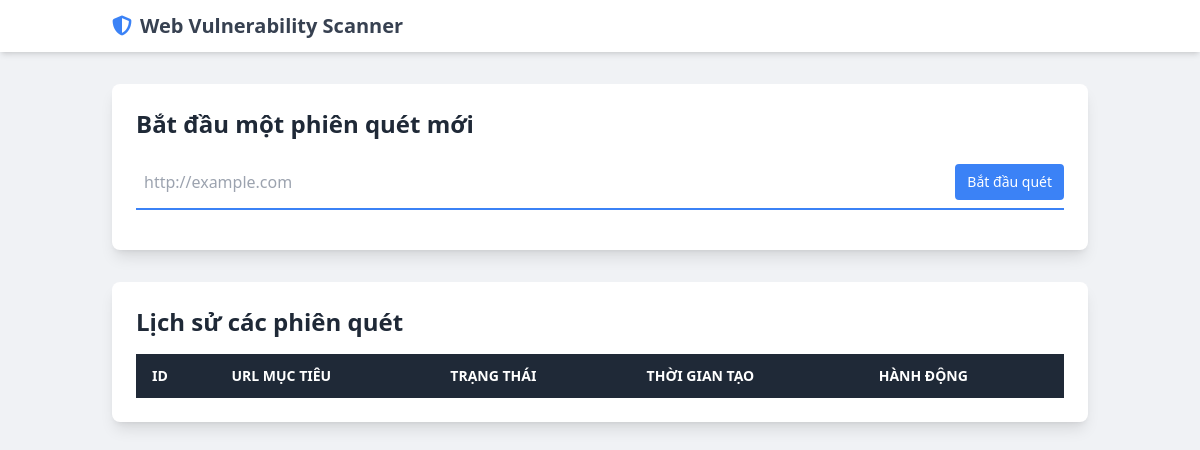
Before: / with the older database file.
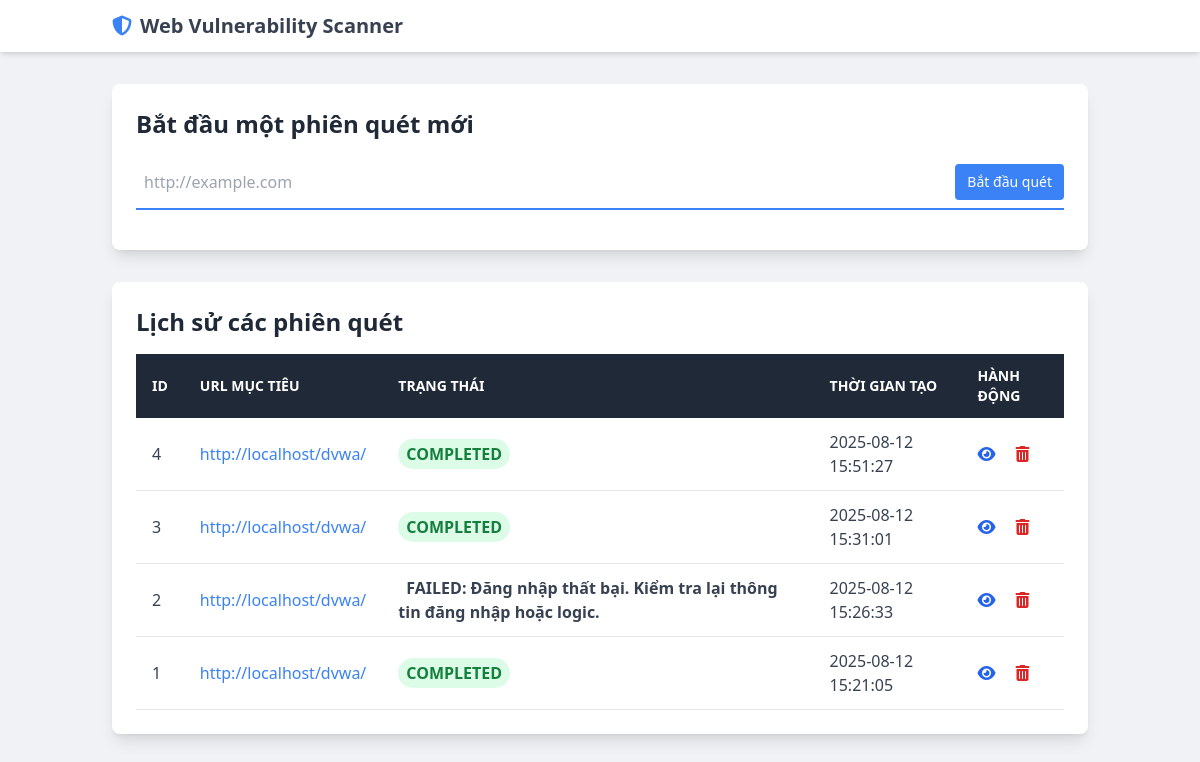
After: the same page with the newer database file.
### app.py (models this page shows, shortened)
class Scan(db.Model):
    id = db.Column(db.Integer, primary_key=True)
    target_url = db.Column(db.String(500), nullable=False)
    status = db.Column(db.String(255), default='PENDING', nullable=False)
    created_at = db.Column(db.DateTime, server_default=db.func.now())
    vulnerabilities = db.relationship('Vulnerability', backref='scan', lazy='dynamic', cascade="all, delete-orphan")

### app.py (the view)
@app.route('/')
def index():
    scans = Scan.query.order_by(Scan.created_at.desc()).all()
    return render_template('index.html', scans=scans)

### templates/index.html (shortened to what this page needs)
{% extends 'layout.html' %}  {% block content %}
<div class="bg-white p-6 rounded-lg shadow-lg mb-8">
  <h1 class="text-2xl font-bold text-gray-800 mb-4">
    Bắt đầu một phiên quét mới
  </h1>
  <form id="scan-form">
    <div class="flex items-center border-b-2 border-blue-500 py-2">
      <input
        id="url-input"
        class="appearance-none bg-transparent border-none w-full text-gray-700 mr-3 py-1 px-2 leading-tight focus:outline-none"
        type="text"
        placeholder="http://example.com"
        aria-label="Target URL"
        required
      />
      <button
        class="flex-shrink-0 bg-blue-500 hover:bg-blue-700 border-blue-500 hover:border-blue-700 text-sm border-4 text-white py-1 px-2 rounded"
        type="submit"
      >
        Bắt đầu quét
      </button>
    </div>
  </form>
</div>
<div class="bg-white p-6 rounded-lg shadow-lg">
  <h2 class="text-2xl font-bold text-gray-800 mb-4">Lịch sử các phiên quét</h2>
  <div class="overflow-x-auto">
    <table class="min-w-full bg-white">
      <thead class="bg-gray-800 text-white">
        <tr>
          <th class="text-left py-3 px-4 uppercase font-semibold text-sm">
            ID
          </th>
          <th class="text-left py-3 px-4 uppercase font-semibold text-sm">
            URL Mục tiêu
          </th>
          <th class="text-left py-3 px-4 uppercase font-semibold text-sm">
            Trạng thái
          </th>
          <th class="text-left py-3 px-4 uppercase font-semibold text-sm">
            Thời gian tạo
          </th>
          <th class="text-left py-3 px-4 uppercase font-semibold text-sm">
            Hành động
          </th>
        </tr>
      </thead>
      <tbody id="scans-table-body" class="text-gray-700">
        {% for scan in scans %}
        <tr class="border-b" id="scan-row-{{ scan.id }}">
          <td class="py-3 px-4">{{ scan.id }}</td>
          <td class="py-3 px-4 truncate max-w-xs">
            <a
              href="{{ url_for('scan_details', scan_id=scan.id) }}"
              class="text-blue-500 hover:underline"
              >{{ scan.target_url }}</a
            >
          </td>
          <td class="py-3 px-4">
            <span
              id="status-{{ scan.id }}"
              class="px-2 py-1 font-semibold leading-tight rounded-full"
              data-status="{{ scan.status }}"
            >
              {{ scan.status }}
            </span>
          </td>
          <td class="py-3 px-4">
            {{ scan.created_at.strftime('%Y-%m-%d %H:%M:%S') }}
          </td>
          <td class="py-3 px-4">
            <a
              href="{{ url_for('scan_details', scan_id=scan.id) }}"
              class="text-blue-600 hover:text-blue-900 mr-4"
              ><i class="fas fa-eye"></i
            ></a>
            <form
              action="{{ url_for('delete_scan', scan_id=scan.id) }}"
              method="POST"
              class="inline-block"
              onsubmit="return confirm('Bạn có chắc muốn xóa phiên quét này?');"
            >
              <button type="submit" class="text-red-600 hover:text-red-900">
                <i class="fas fa-trash-alt"></i>
              </button>
            </form>
          </td>
        </tr>
        {% endfor %}
      </tbody>
    </table>
  </div>
</div>
{% endblock %}

### templates/layout.html (shortened to what this page needs)
<!DOCTYPE html>
<html lang="vi">
  <head>
    <script src="https://cdn.tailwindcss.com"></script>
    <link
      rel="stylesheet"
      href="https://cdnjs.cloudflare.com/ajax/libs/font-awesome/6.4.0/css/all.min.css"
    />
  </head>
  <body class="font-sans">
    <nav class="bg-white shadow-md">
      <div class="container mx-auto px-6 py-3">
        <div class="flex items-center justify-between">
          <div class="text-xl font-semibold text-gray-700">
            <a href="{{ url_for('index') }}" class="flex items-center">
              <i class="fas fa-shield-alt text-blue-500 mr-2"></i>
              <span>Web Vulnerability Scanner</span>
            </a>
          </div>
        </div>
      </div>
    </nav>
    <main class="container mx-auto px-6 py-8">
      {% block content %}{% endblock %}
    </main>
  </body>
</html>

### templates/layout.html (style rules this page uses)
body { background-color: #f0f2f5; }

Changed rows visible on the page:
added Scan: id "4", target_url "http://localhost/dvwa/", status "COMPLETED", created_at "2025-08-12 15:51:27"
added Scan: id "3", target_url "http://localhost/dvwa/", status "COMPLETED", created_at "2025-08-12 15:31:01"
added Scan: id "2", target_url "http://localhost/dvwa/", status "FAILED: Đăng nhập thất bại. Kiểm tra lại thông tin đăng nhập hoặc logic.", created_at "2025-08-12 15:26:33"
added Scan: id "1", target_url "http://localhost/dvwa/", status "COMPLETED", created_at "2025-08-12 15:21:05"
